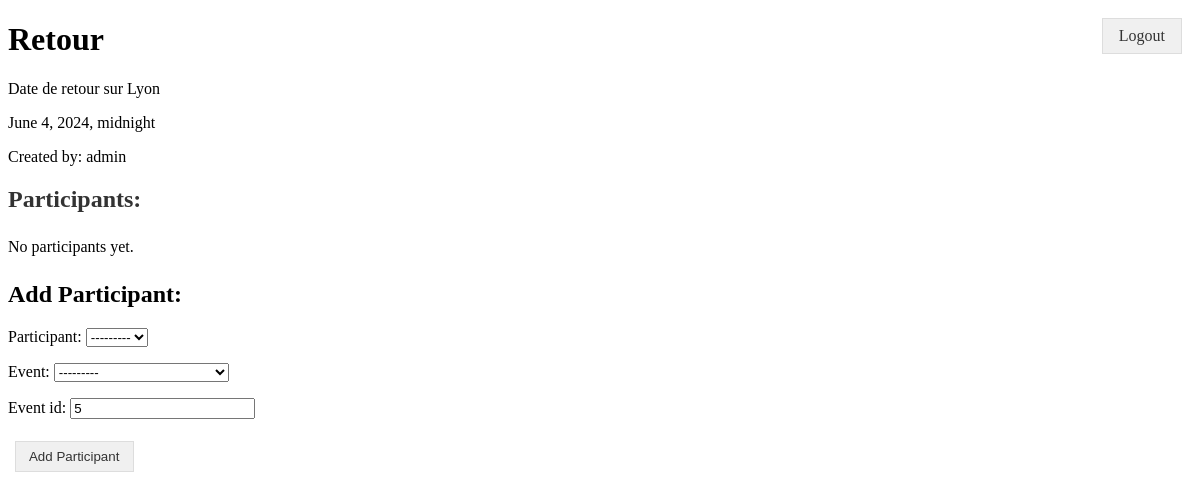
Screenshot of /event/5/ with the database file from the repository.
### events/models.py (models this page shows)
class Event(models.Model):
    name = models.CharField(max_length=255)
    description = models.TextField()
    location = models.CharField(max_length=255)
    date = models.DateTimeField()
    creator = models.ForeignKey(User, on_delete=models.CASCADE, related_name='events')
    def __str__(self):
        return self.name

### accounts/models.py (models this page shows)
class CustomUser(AbstractUser):
    email = models.EmailField(unique=True)
    phone_number = models.CharField(max_length=15, blank=True, null=True)
    date_joined = models.DateTimeField(auto_now_add=True)

### home/views.py (the view)
# urls.py: path('event/<int:event_id>/', home_views.event_detail, name='event_detail')
def event_detail(request,event_id):
    event = get_object_or_404(Event, id=event_id)
    participations = Participation.objects.filter(event=event)
    if request.method == 'POST':
        form = AddParticipantForm(request.POST)
        if form.is_valid():
            form.save()
            return redirect('event_detail', event_id=event_id)
    else:
        form = AddParticipantForm(initial={'event_id': event_id})
    return render(request, 'home/detail_event.html', {'event': event, 'participations': participations, 'form': form})

### home/forms.py (shortened to what this page needs)
class AddParticipantForm(forms.ModelForm):
    event_id = forms.IntegerField()
    class Meta:
        model = Participation
        fields = ['participant', 'event']

### templates/home/detail_event.html (shortened to what this page needs)
{% extends '../base_generic.html' %}
{% block content %}
<div class="content">
    <h1 class="event-title">{{ event.name }}</h1>
    <p>{{ event.description }}</p>
    <p>{{ event.date }}</p>
    <p>Created by: {{ event.creator.username }}</p>
    <div class="participants">
        <h2>Participants:</h2>
        <ul>
            {% for participation in participations %}
            <li>{{ participation.participant.username }}</li>
            {% empty %}
            <li>No participants yet.</li>
            {% endfor %}
        </ul>
    </div>
    <h2>Add Participant:</h2>
    <form method="post">
        {{ form.as_p }}
        <button type="submit" class="btn btn-primary">Add Participant</button>
    </form>
</div>
{% endblock %}

### templates/base_generic.html (style rules this page uses)
.btn { display: inline-block; padding: 0.5em 1em; margin: 0.5em; background-color: #f0f0f0; border: 1px solid #ddd; text-decoration: none; color: #333; text-align: center; cursor: pointer; }

### templates/home/detail_event.html (style rules this page uses)
.participants { margin-top: 20px; }
.participants h2 { color: #333; }
.participants ul { list-style-type: none; padding: 0; }
.participants ul li { padding: 5px 0; }

### rows the page displays
Event: name "Retour", description "Date de retour sur Lyon", date "June 4, 2024, midnight", creator.username "admin"
